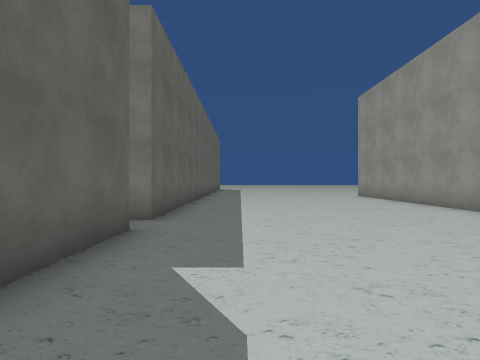
[1] (above)

24 first-person views from a walk through a 3-D level made in the Unity game engine. The camera is 1.5 m above the floor, looks level and sees 80° across. The floor is counted in squares, 2 m on a side. Each view is taken from the middle of a square. On the plan, view 1 faces up. The plan holds only what a view shows up to about 10 squares ahead; the rest is blank. The place goes on beyond the plan. The player character is not drawn. Some surface patterns are stand-ins.

[2]
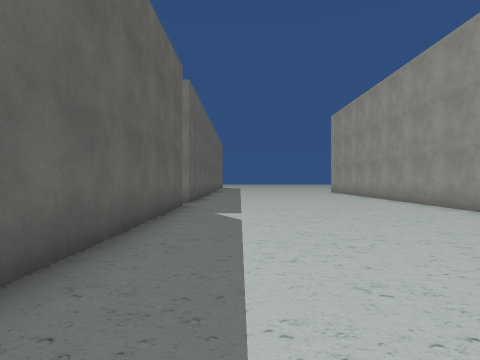

[3]
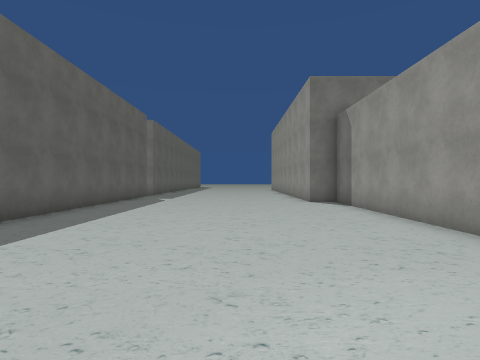

[4]
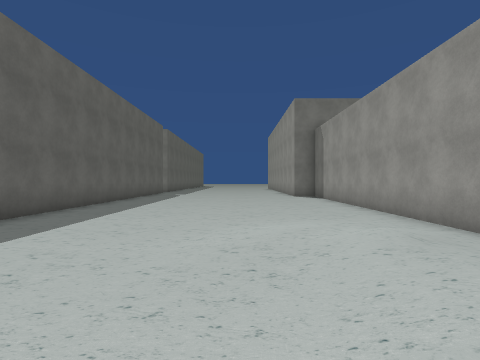

[5]
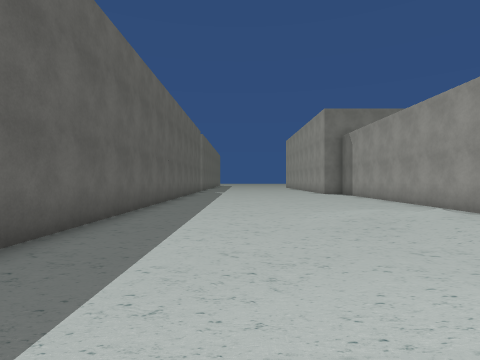

[6]
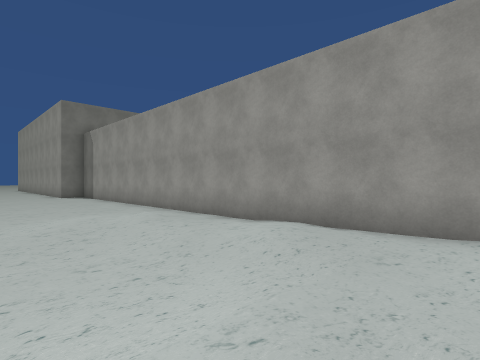

[7]
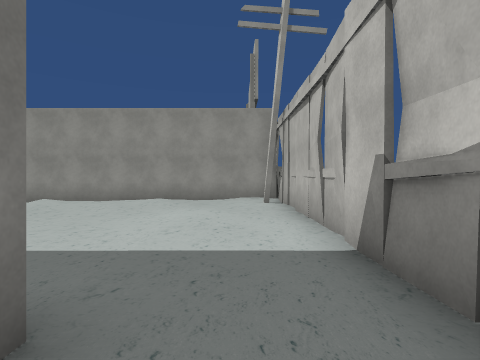

[8]
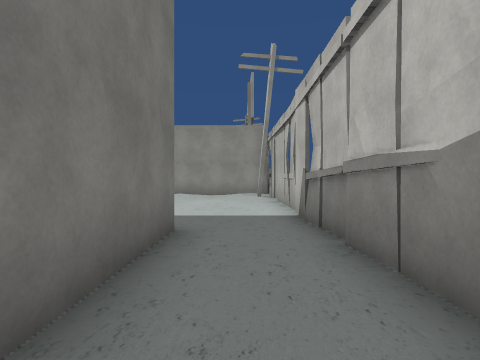

[9]
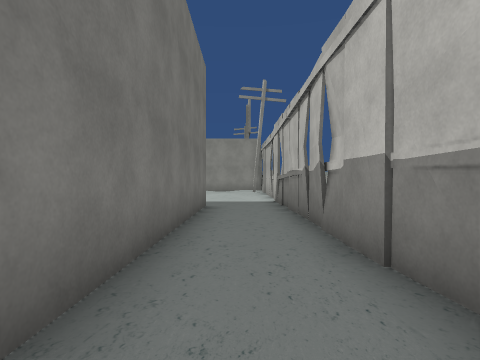

[10]
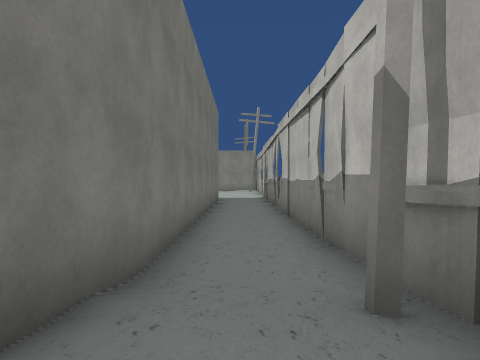

[11]
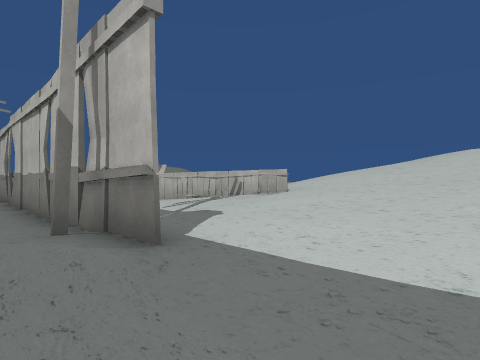

[12]
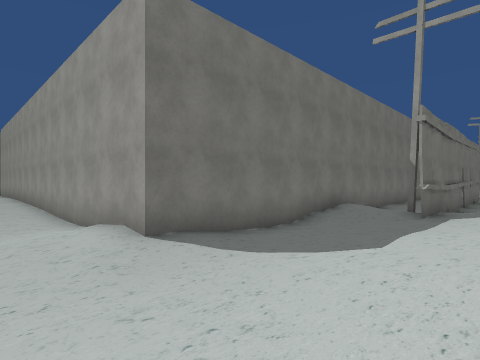

[13]
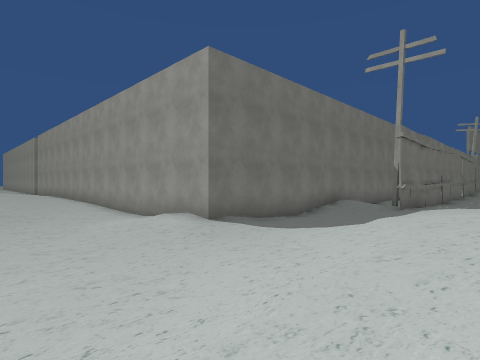

[14]
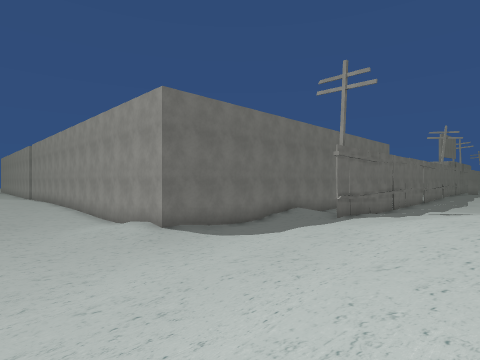

[15]
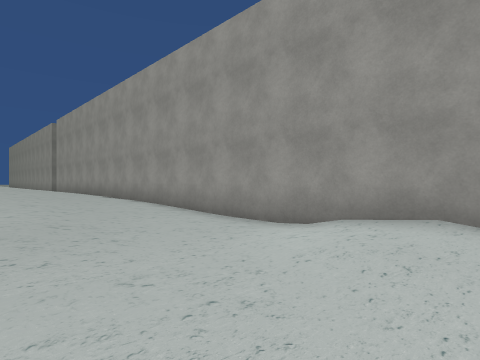

[16]
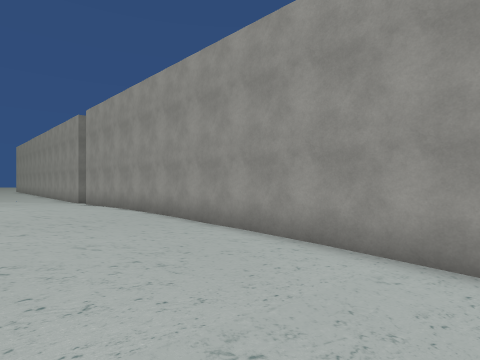

[17]
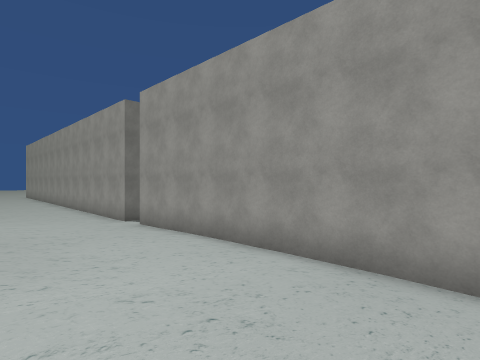

[18]
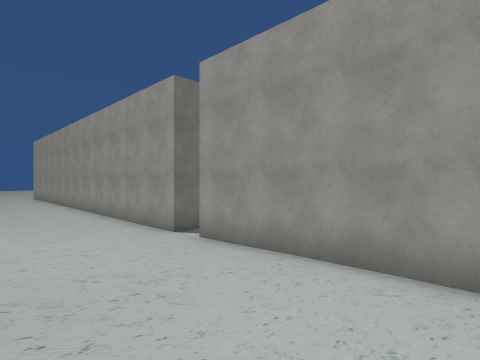

[19]
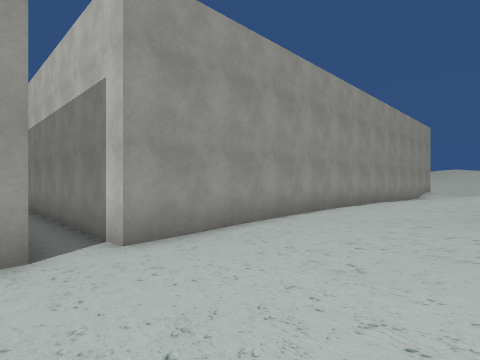

[20]
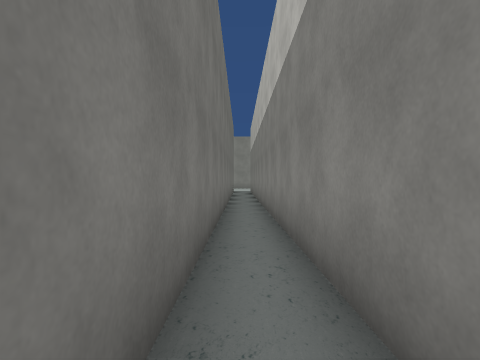

[21]
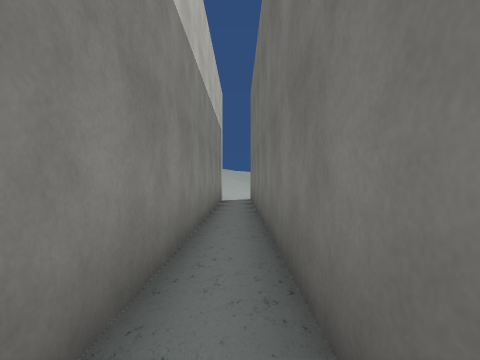

[22]
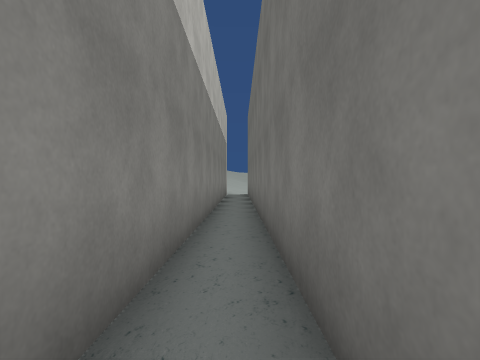

[23]
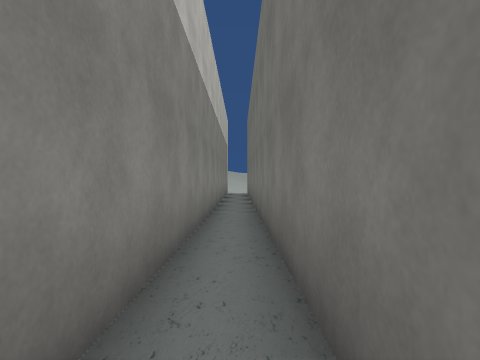

[24]
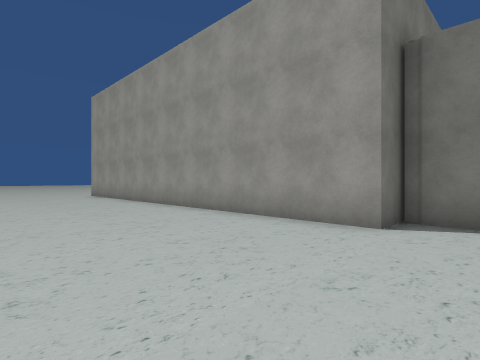

### Floor plan
Key: @ floor where view 1 was taken; # wall or solid block; . main floor; : floor 0.25 m higher than the main floor; + floor 0.5 m higher than the main floor; * floor 1.25 m higher than the main floor; / step, stairs or slope; = window, fence, low wall or low ledge; O other object.
Columns run from 24 left of view 1 to 10 right of it. Each row starts with its distance up from view 1.
 10  ...                  #.......O
  9  ...#                 #.......O
  8  ...#                 #.......O
  7  :..#                 #.......O
  6 //:.################  #.......O
  5 ///:................. ........O
  4 ////################  #.......O
  3 ////#                 #.......O
  2 ////#                 #.......O
  1 ///+#                 #.......OOOOO
  0 ///+#                 #.@......#
 -1 ////#                 #........#
 -2 *///#                 #........#
 -3 *///#                 #........#
 -4 *///#                 #........#
 -5 ////#                 #........#
 -6 ///:#                 #........#
 -7 ///:#                 #........#
 -8 ///:#                 #........#
 -9 ///:#                 #..../:/.#
-10 //:.#                 #....///.#
-11 /:..#                 #...../:.#
-12 .../#                 #...../::#
-13 .../#                 #...../+/#
-14 .../###################.../:.::#
-15 ....::...///............../::::#
-16 ...::://:/######################
-17 //////////++/..
-18 //////////////
-19 ///////////////
-20  //////////#==/##
-21 //////  /////

Where each view was taken, in squares from view 1:
view 1: 0 up, 0 right, facing up
view 2: 4 down, 0 right, facing up
view 3: 10 down, 3 right, facing up
view 4: 13 down, 3 right, facing up
view 5: 15 down, 1 right, facing up
view 6: 15 down, 2 right, facing up-right
view 7: 15 down, 3 left, facing right
view 8: 15 down, 6 left, facing right
view 9: 15 down, 10 left, facing right
view 10: 15 down, 15 left, facing right
view 11: 15 down, 17 left, facing down-right
view 12: 18 down, 22 left, facing up-right
view 13: 19 down, 24 left, facing up-right
view 14: 21 down, 24 left, facing up-right
view 15: 14 down, 24 left, facing up-right
view 16: 9 down, 24 left, facing up-right
view 17: 4 down, 24 left, facing up-right
view 18: 1 down, 24 left, facing up-right
view 19: 6 up, 24 left, facing down-right
view 20: 5 up, 20 left, facing right
view 21: 5 up, 9 left, facing left
view 22: 5 up, 5 left, facing left
view 23: 5 up, 4 left, facing left
view 24: 1 down, 1 right, facing up-right
